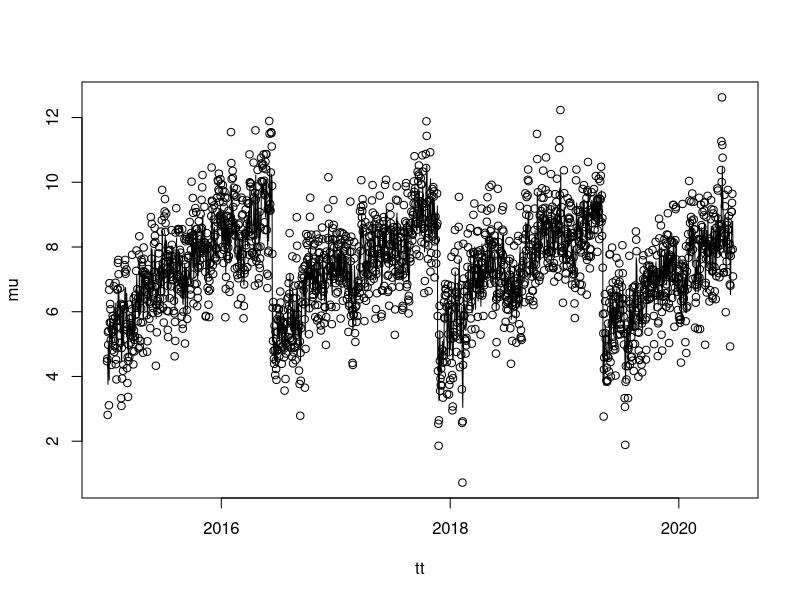
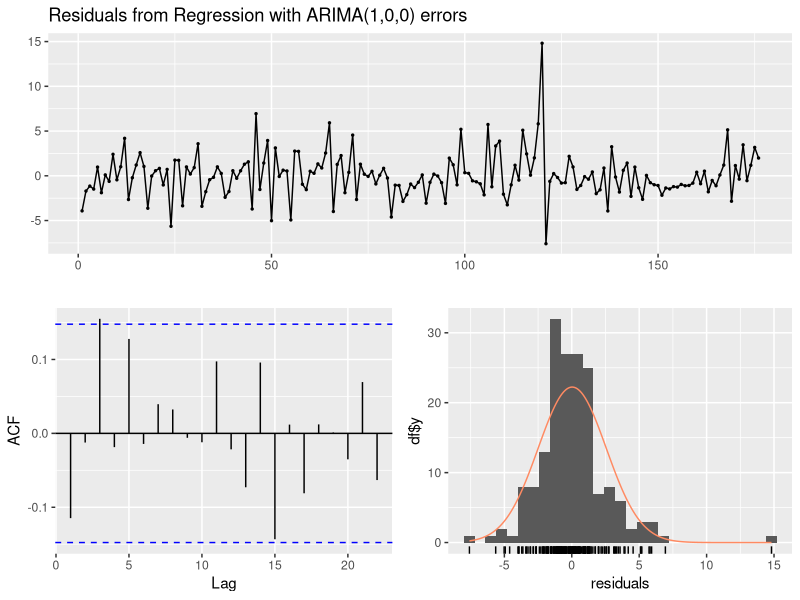
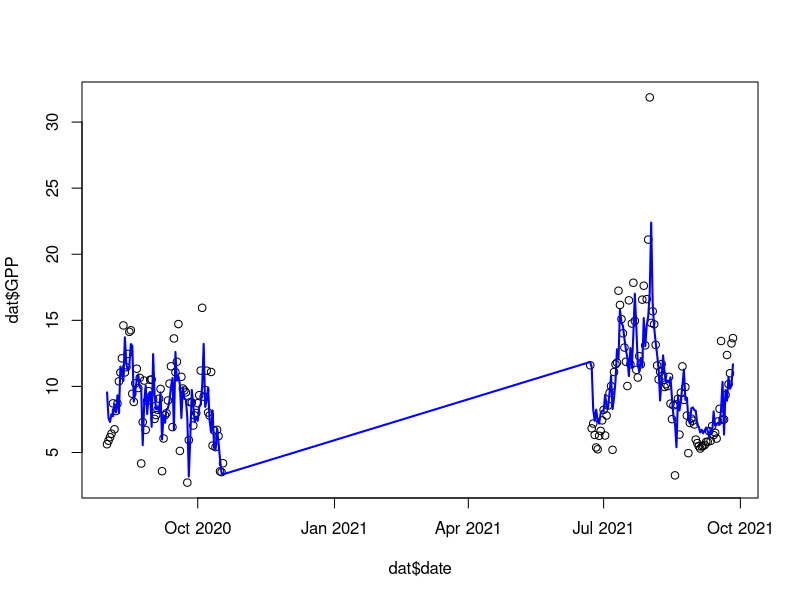
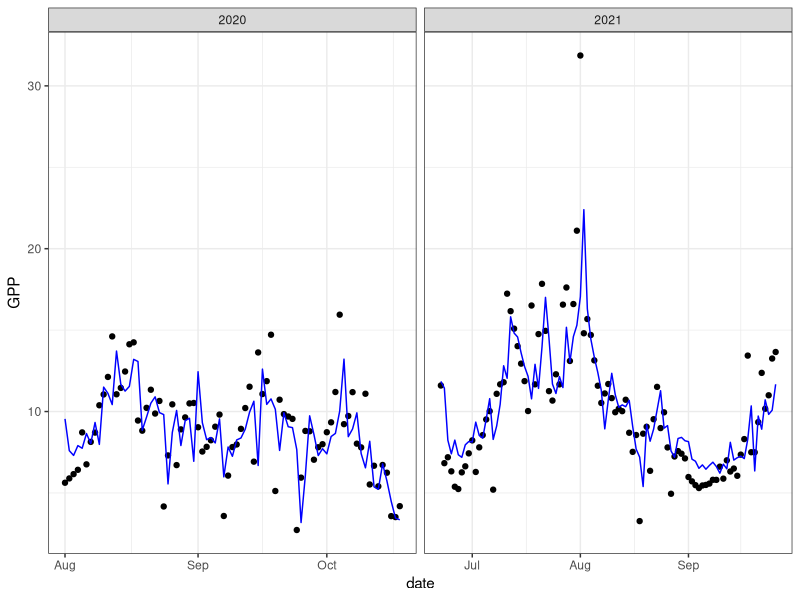

R code for these plots, in order:
# simulate AR1 data for hierarcical model
library(forecast)
library(xts)
library(nlme)
library(tidyverse)

# prep data ####
dd <- read_csv('data/biomass_metab_model_data.csv')
dd <- dd %>%
    mutate(across(starts_with('epil_chla'),
                  function(x) x/max(dd$epil_chla_mgm2_fit, na.rm = T)),
           across(starts_with('epil_gm'),
                  function(x) x/max(dd$epil_gm2_fit, na.rm = T)),
           across(starts_with('fila_chla'),
                  function(x) x/max(dd$fila_chla_mgm2_fit, na.rm = T)),
           across(starts_with('fila_gm'),
                  function(x) x/max(dd$fila_gm2_fit, na.rm = T)))

sites <- unique(dd$site)
# fill in observation data to use as covariates in simulation
dd <- dd %>%
    mutate(year = lubridate::year(date)) %>%
    group_by(site, year) %>%
    mutate(across(-date, ~zoo::na.approx(., na.rm = F))) %>%
    filter(!is.na(GPP), !is.na(light), !is.na(fila_gm2_fit))
sim_dat <- filter(dd, site == 'GC')

# simulate data
tt <- seq(as.Date('2015-01-01'), as.Date('2023-01-10'), by = 'day')[1:2000]
n <- 2000
beta <- c(1, 3, 1)
phi <- 0.5              # ar1 parameter
sigma <- 1

light <- rep(sim_dat$light, 3) %>% sort()
light <- rep(light, 5)[1:2000]
biomass <- rep(sim_dat$fila_chla_mgm2_fit, 20)[1:2000]

X = matrix(c(light, biomass), ncol = 2)
# simulate response vector
mu <- vector(mode = 'double', length = n)
mu[1] = (beta[1] + beta[2]*light[1] + beta[3] * biomass[1])/(1-phi)

for(i in 2:n){
    mu[i] <- beta[1] + beta[2] * light[i] + beta[3] * biomass[i] +
        phi*mu[i-1] + rnorm(1, 0, sigma)
}

fit <- Arima(xts(mu, order.by = tt), order = c(1,0,0), xreg = X)
plot(tt, mu)
lines(tt, fit$fitted)
fit

# Test autoARIMA ####
dat <- dd %>% filter(site == 'GC')
X <- matrix(c(dat$light, dat$fila_chla_mgm2_fit), ncol = 2)
fit <- Arima(xts(dat$GPP, order.by = dat$date),
             order = c(1,0,0), xreg = X)

forecast::checkresiduals(fit)
plot(dat$date, dat$GPP)
lines(dat$date, fit$fitted, col = 'blue', lwd = 2)
fit
dat$fit <- fit$fitted
ggplot(dat, aes(date, GPP)) +
    geom_point() +
    geom_line( aes(y = fit), col = 'blue')+
    facet_wrap(.~year, scales = 'free_x') +
    theme_bw()
# the overall structure that seems to fit decently across sites is ARIMA(1,0,1)
